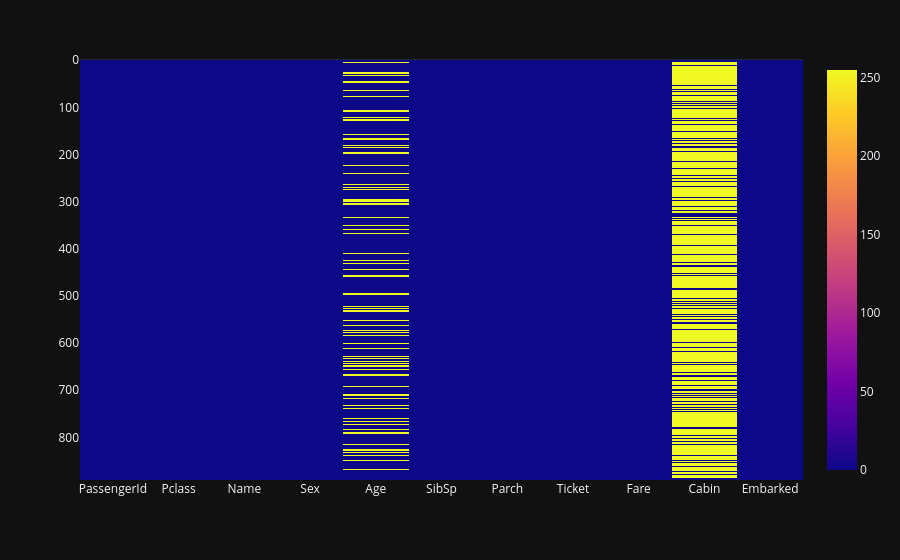

The notebook cell this image was saved under:
### Code cell
X.isna().plot(kind='imshow')

### Figure 1 — Plotly figure (JSON) as saved in the notebook; plotly's stock layout.template omitted (floating-point values rounded to 4 significant figures; data arrays with more than 128 entries replaced by an {"elided": "..."} marker saying what was removed)
{"data": [{"coloraxis": "coloraxis", "name": "0", "x": ["PassengerId", "Pclass", "Name", "Sex", "Age", "SibSp", "Parch", "Ticket", "Fare", "Cabin", "Embarked"], "y": {"elided": "891 int values"}, "z": {"elided": "891x11 int values"}, "type": "heatmap", "xaxis": "x", "yaxis": "y", "hovertemplate": "x: %{x}<br>y: %{y}<br>color: %{z}<extra></extra>"}], "layout": {"xaxis": {"anchor": "y", "domain": [0.0, 1.0], "scaleanchor": "y", "constrain": "domain"}, "yaxis": {"anchor": "x", "domain": [0.0, 1.0], "autorange": "reversed", "constrain": "domain"}, "coloraxis": {"colorscale": [[0.0, "#0d0887"], [0.1111, "#46039f"], [0.2222, "#7201a8"], [0.3333, "#9c179e"], [0.4444, "#bd3786"], [0.5556, "#d8576b"], [0.6667, "#ed7953"], [0.7778, "#fb9f3a"], [0.8889, "#fdca26"], [1.0, "#f0f921"]]}, "margin": {"t": 60}}}
